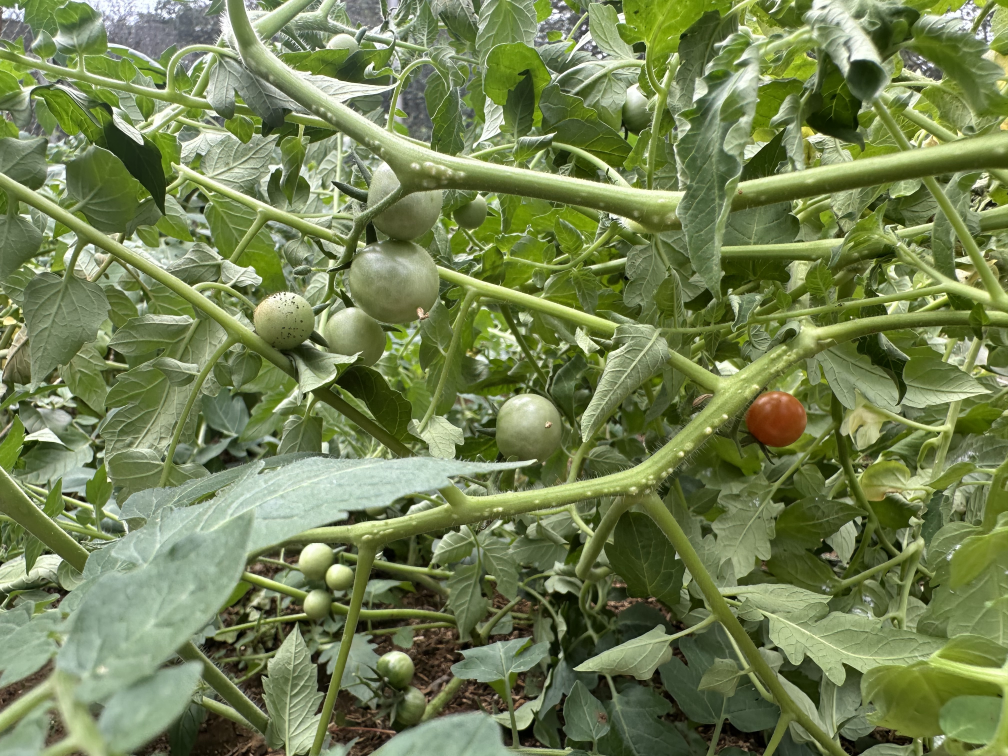
#> input picture data/images/IMG_2771.jpg, 4032 x 3024 px (shown at 1/4 size)
$ python maturity_estimator.py ../data/images/IMG_2771.jpg
#> lines starting #> are read from the running program, lines starting #| are printed output that depends on the picture; after the words box and inside, x2 and y2 are one past the last pixel; in counts of white or black regions, pixels touching at a corner belong together

"""
maturity_estimator.py

Estimador colorimétrico de maduración para tomates recortados desde detecciones.
Diseñado para trabajar sobre un recorte individual (bounding box) y devolver:

- estado USDA estimado
- porcentaje continuo de madurez (0-100)
- confianza de la estimación
- razón de oclusión por hoja/fondo verde
- métricas colorimétricas útiles para depuración / calibración

Notas:
- Esta implementación usa reglas heurísticas robustas y calibrables.
- Los umbrales iniciales están pensados como punto de partida y deben ajustarse
  con una muestra etiquetada de tu propia cámara/entorno.
"""

from __future__ import annotations

from dataclasses import dataclass, asdict
from typing import Any, Dict, Optional, Tuple

import cv2
import numpy as np


# =========================================================
# CONFIGURACIÓN CALIBRABLE
# =========================================================
MIN_VALID_FRUIT_PIXELS = 800

# Verde "vegetativo" (hoja/tallo) en HSV + Lab
HSV_GREEN_LOW = np.array([35, 35, 25], dtype=np.uint8)
HSV_GREEN_HIGH = np.array([95, 255, 255], dtype=np.uint8)

# Umbral Lab a* para diferenciar verde vs rojizo.
# En OpenCV Lab va de 0-255 con 128 ~ 0 real.
LAB_A_GREEN_MAX = 124  # <128 tiende a verde; más bajo = más estricto
LAB_A_RED_MIN = 132    # >128 tiende a rojo

# Umbrales de color por píxel sobre la superficie visible del fruto
# Hue OpenCV: 0-179; amarillo ~ 20-35, verde ~ 35-90, rojo cerca de 0/179
HSV_RED_1_LOW = np.array([0, 40, 20], dtype=np.uint8)
HSV_RED_1_HIGH = np.array([15, 255, 255], dtype=np.uint8)
HSV_RED_2_LOW = np.array([165, 40, 20], dtype=np.uint8)
HSV_RED_2_HIGH = np.array([179, 255, 255], dtype=np.uint8)

HSV_TRANSITION_LOW = np.array([8, 25, 20], dtype=np.uint8)
HSV_TRANSITION_HIGH = np.array([35, 255, 255], dtype=np.uint8)

# Rango conceptual del hue angle (grados, no OpenCV hue)
# Verde ~120°, sobremaduro ~40°
HUE_ANGLE_GREEN = 120.0
HUE_ANGLE_RED = 55.0

# Rango conceptual para a*/b*
A_OVER_B_GREEN = -0.30
A_OVER_B_RED = 1.20

# Penalización por oclusión
OCCLUSION_WARNING_THRESHOLD = 0.20
OCCLUSION_HIGH_THRESHOLD = 0.35

# Penalización por fondo/segmentación pobre
LOW_FRUIT_FILL_THRESHOLD = 0.35


# =========================================================
# MODELOS DE DATOS
# =========================================================
@dataclass
class MaturityMetrics:
    fruit_pixels: int
    crop_pixels: int
    fruit_fill_ratio: float
    occlusion_ratio: float
    pct_green_visible: float
    pct_transition_visible: float
    pct_red_visible: float
    pct_non_green_visible: float
    median_hue_angle_deg: float
    mean_hue_angle_deg: float
    median_a_star: float
    mean_a_star: float
    median_a_over_b: float
    mean_a_over_b: float


@dataclass
class MaturityEstimate:
    usda_stage: str
    maturity_percent: float
    confidence: float
    occlusion_ratio: float
    visible_fruit_ratio: float
    warning: Optional[str]
    metrics: MaturityMetrics

    def to_dict(self) -> Dict[str, Any]:
        payload = asdict(self)
        payload["metrics"] = asdict(self.metrics)
        return payload


# =========================================================
# UTILIDADES COLORIMÉTRICAS
# =========================================================
def _clip01(x: float) -> float:
    return float(max(0.0, min(1.0, x)))


def _safe_div(a: np.ndarray, b: np.ndarray, eps: float = 1e-6) -> np.ndarray:
    return a / np.where(np.abs(b) < eps, eps, b)


def _bgr_to_lab_float(image_bgr: np.ndarray) -> Tuple[np.ndarray, np.ndarray, np.ndarray]:
    lab = cv2.cvtColor(image_bgr, cv2.COLOR_BGR2LAB).astype(np.float32)
    # OpenCV: L 0..255, a/b 0..255 con 128 ~ 0
    l = lab[:, :, 0] * (100.0 / 255.0)
    a = lab[:, :, 1] - 128.0
    b = lab[:, :, 2] - 128.0
    return l, a, b


def _compute_hue_angle_deg(a_star: np.ndarray, b_star: np.ndarray) -> np.ndarray:
    """
    Hue angle clásico en grados usando atan2(b*, a*), rango 0..360.
    """
    hue = np.degrees(np.arctan2(b_star, a_star))
    hue = np.where(hue < 0, hue + 360.0, hue)
    return hue


def _percent(mask: np.ndarray, valid_mask: np.ndarray) -> float:
    denom = int(valid_mask.sum())
    if denom == 0:
        return 0.0
    return float(mask[valid_mask].sum()) / denom


# =========================================================
# SEGMENTACIÓN
# =========================================================
def _initial_fruit_mask(image_bgr: np.ndarray) -> np.ndarray:
    """
    Máscara amplia del fruto visible:
    - excluye fondo negro o muy oscuro
    - prioriza regiones con suficiente saturación/valor o señal cromática
    """
    hsv = cv2.cvtColor(image_bgr, cv2.COLOR_BGR2HSV)
    _, a_star, b_star = _bgr_to_lab_float(image_bgr)

    h = hsv[:, :, 0]
    s = hsv[:, :, 1]
    v = hsv[:, :, 2]

    # Amplio: zonas no muy oscuras y con algo de saturación o cromaticidad
    chroma = np.sqrt(a_star ** 2 + b_star ** 2)

    mask = (
        (v > 25) &
        (
            (s > 20) |
            (chroma > 8.0)
        )
    )

    mask = (mask.astype(np.uint8) * 255)

    kernel = np.ones((5, 5), np.uint8)
    mask = cv2.morphologyEx(mask, cv2.MORPH_OPEN, kernel, iterations=1)
    mask = cv2.morphologyEx(mask, cv2.MORPH_CLOSE, kernel, iterations=2)

    # Quedarse con el mayor componente conexo
    num_labels, labels, stats, _ = cv2.connectedComponentsWithStats(mask, connectivity=8)
    if num_labels <= 1:
        return np.zeros(mask.shape, dtype=bool)

    largest_idx = 1 + np.argmax(stats[1:, cv2.CC_STAT_AREA])
    out = labels == largest_idx

    return out


# [34 lines left out: functions _vegetative_green_mask, _refine_visible_fruit_mask, not called in this run]


# =========================================================
# CLASIFICACIÓN DE PÍXELES DEL FRUTO VISIBLE
# =========================================================
def _classify_visible_pixels(image_bgr: np.ndarray, visible_fruit_mask: np.ndarray) -> Dict[str, np.ndarray]:
    hsv = cv2.cvtColor(image_bgr, cv2.COLOR_BGR2HSV)
    lab = cv2.cvtColor(image_bgr, cv2.COLOR_BGR2LAB)
    a_ch = lab[:, :, 1]

    red1 = cv2.inRange(hsv, HSV_RED_1_LOW, HSV_RED_1_HIGH) > 0
    red2 = cv2.inRange(hsv, HSV_RED_2_LOW, HSV_RED_2_HIGH) > 0
    red_hsv = red1 | red2
    red_lab = a_ch >= LAB_A_RED_MIN
    red_like = red_hsv & red_lab & visible_fruit_mask

    transition_like = (cv2.inRange(hsv, HSV_TRANSITION_LOW, HSV_TRANSITION_HIGH) > 0) & visible_fruit_mask
    # evitar contar rojo como transición
    transition_like = transition_like & (~red_like)

    # "verde visible" aquí significa todavía no maduro dentro del fruto visible,
    # no hoja. Se aproxima por lo que quedó fuera de rojo/transición dentro del fruto visible.
    green_visible = visible_fruit_mask & (~red_like) & (~transition_like)

    return {
        "red_like": red_like,
        "transition_like": transition_like,
        "green_visible": green_visible,
    }


# =========================================================
# MAPEO USDA + % CONTINUO
# =========================================================
def _usda_stage_from_percentages(pct_red: float, pct_non_green: float) -> str:
    """
    Basado en la lógica USDA por porcentaje de superficie con cambio de color.
    """
    if pct_red <= 0.01 and pct_non_green <= 0.05:
        return "green"
    if pct_non_green <= 0.10:
        return "breaker"
    if pct_non_green <= 0.30:
        return "turning"
    if pct_non_green <= 0.60:
        return "pink"
    if pct_non_green <= 0.90:
        return "light_red"
    return "red"


def _normalize_hue_angle_score(median_hue_angle_deg: float) -> float:
    """
    Convierte hue angle a score 0..1 donde:
    - ~120° => 0 (verde)
    - ~55°  => 1 (rojo aceptable)
    """
    span = max(1e-6, HUE_ANGLE_GREEN - HUE_ANGLE_RED)
    clamped_hue = min(max(median_hue_angle_deg, HUE_ANGLE_RED), HUE_ANGLE_GREEN)
    score = (HUE_ANGLE_GREEN - clamped_hue) / span
    return _clip01(score)


def _normalize_a_over_b_score(median_a_over_b: float) -> float:
    span = max(1e-6, A_OVER_B_RED - A_OVER_B_GREEN)
    score = (median_a_over_b - A_OVER_B_GREEN) / span
    return _clip01(score)


def _continuous_percent_from_stage(
    stage: str,
    pct_non_green: float,
    pct_red: float,
    hue_score: float,
    a_over_b_score: float,
) -> float:
    """
    Mapea a porcentaje continuo usando:
    - estado USDA por superficie
    - refinamiento con hue y a*/b*
    """
    stage_ranges = {
        "green": (0.0, 10.0),
        "breaker": (10.0, 20.0),
        "turning": (20.0, 40.0),
        "pink": (40.0, 60.0),
        "light_red": (60.0, 85.0),
        "red": (85.0, 100.0),
    }
    low, high = stage_ranges[stage]

    # score principal por superficie visible
    if stage == "green":
        surface_score = _clip01(pct_non_green / 0.10)
    elif stage == "breaker":
        surface_score = _clip01((pct_non_green - 0.00) / 0.10)
    elif stage == "turning":
        surface_score = _clip01((pct_non_green - 0.10) / 0.20)
    elif stage == "pink":
        surface_score = _clip01((pct_non_green - 0.30) / 0.30)
    elif stage == "light_red":
        # aquí conviene darle más peso al rojo
        mixed = 0.5 * _clip01((pct_non_green - 0.60) / 0.30) + 0.5 * _clip01((pct_red - 0.30) / 0.50)
        surface_score = _clip01(mixed)
    else:  # red
        mixed = 0.6 * _clip01((pct_red - 0.60) / 0.40) + 0.4 * max(hue_score, a_over_b_score)
        surface_score = _clip01(mixed)

    color_refinement = 0.5 * hue_score + 0.5 * a_over_b_score
    combined = 0.9 * surface_score + 0.1 * color_refinement
    return float(low + (high - low) * _clip01(combined))


def _confidence_score(
    fruit_pixels: int,
    crop_pixels: int,
    visible_fruit_pixels: int,
    occlusion_ratio: float,
    pct_red: float,
    pct_non_green: float,
) -> Tuple[float, Optional[str]]:
    """
    Confianza heurística:
    - baja si hay poco fruto útil
    - baja si hay mucha oclusión
    - baja si la segmentación útil ocupa muy poco del recorte
    """
    warning = None

    if fruit_pixels <= 0 or visible_fruit_pixels <= 0:
        return 0.0, "sin_superficie_util"

    fruit_fill_ratio = fruit_pixels / max(1, crop_pixels)
    visible_ratio = visible_fruit_pixels / max(1, fruit_pixels)

    conf = 1.0

    if fruit_pixels < MIN_VALID_FRUIT_PIXELS:
        conf *= 0.65
        warning = "fruto_visible_pequeno"

    if fruit_fill_ratio < LOW_FRUIT_FILL_THRESHOLD:
        conf *= 0.75
        warning = warning or "segmentacion_pobre_o_fondo_excesivo"

    if occlusion_ratio > OCCLUSION_WARNING_THRESHOLD:
        conf *= 0.80
        warning = warning or "oclusion_parcial"

    if occlusion_ratio > OCCLUSION_HIGH_THRESHOLD:
        conf *= 0.65
        warning = "oclusion_alta"

    # si prácticamente todo es verde o prácticamente todo es rojo, normalmente más seguro
    extremeness = max(pct_red, 1.0 - pct_non_green)
    conf *= 0.85 + 0.15 * _clip01(extremeness)

    conf *= 0.75 + 0.25 * _clip01(visible_ratio)

    return _clip01(conf), warning


# =========================================================
# API PRINCIPAL
# =========================================================
def estimate_maturity_from_crop(image_bgr: np.ndarray,fruit_mask: Optional[np.ndarray] = None) -> MaturityEstimate:
    if image_bgr is None or image_bgr.size == 0:
        raise ValueError("image_bgr está vacío o es None")

    if len(image_bgr.shape) != 3 or image_bgr.shape[2] != 3:
        raise ValueError("image_bgr debe ser una imagen BGR de 3 canales")

    h, w = image_bgr.shape[:2]
    crop_pixels = int(h * w)

    # 1) Máscara del fruto:
    # - si viene fruit_mask, usarla directamente
    # - si no viene, usar la heurística actual
    if fruit_mask is not None:
        if fruit_mask.dtype != np.bool_:
            fruit_mask = fruit_mask > 0

        if fruit_mask.shape[:2] != image_bgr.shape[:2]:
            raise ValueError(
                f"fruit_mask debe tener la misma forma espacial que image_bgr. "
                f"mask={fruit_mask.shape[:2]} image={image_bgr.shape[:2]}"
            )

        fruit_mask = fruit_mask.astype(bool)
    else:
        fruit_mask = _initial_fruit_mask(image_bgr)

    fruit_pixels = int(fruit_mask.sum())

    # Si la máscara sale muy pobre, usar fallback amplio
    if fruit_pixels < MIN_VALID_FRUIT_PIXELS:
        hsv = cv2.cvtColor(image_bgr, cv2.COLOR_BGR2HSV)
        fallback = (hsv[:, :, 2] > 25)
        fruit_mask = fallback
        fruit_pixels = int(fruit_mask.sum())

   # 2) Si la máscara viene del dataset, usarla como superficie del fruto.
    # La oclusión por hoja deja de ser una heurística fuerte en este modo.
    if fruit_mask is not None:
        visible_fruit_mask = fruit_mask.copy()
        leaf_mask = np.zeros_like(fruit_mask, dtype=bool)
        visible_fruit_pixels = int(visible_fruit_mask.sum())
        leaf_pixels = 0
    else:
        visible_fruit_mask, leaf_mask = _refine_visible_fruit_mask(image_bgr, fruit_mask)
        visible_fruit_pixels = int(visible_fruit_mask.sum())
        leaf_pixels = int(leaf_mask.sum())

        if visible_fruit_pixels < max(200, MIN_VALID_FRUIT_PIXELS // 4):
            hsv = cv2.cvtColor(image_bgr, cv2.COLOR_BGR2HSV)
            visible_fruit_mask = (hsv[:, :, 2] > 25)
            visible_fruit_pixels = int(visible_fruit_mask.sum())
            leaf_pixels = 0

    # 3) Métricas colorimétricas sobre fruto visible útil
    _, a_star, b_star = _bgr_to_lab_float(image_bgr)
    hue_angle = _compute_hue_angle_deg(a_star, b_star)
    a_over_b = _safe_div(a_star, b_star)

    pixel_classes = _classify_visible_pixels(image_bgr, visible_fruit_mask)
    red_like = pixel_classes["red_like"]
    transition_like = pixel_classes["transition_like"]
    green_visible = pixel_classes["green_visible"]

    pct_red_visible = _percent(red_like, visible_fruit_mask)
    pct_transition_visible = _percent(transition_like, visible_fruit_mask)
    pct_green_visible = _percent(green_visible, visible_fruit_mask)
    pct_non_green_visible = _clip01(pct_red_visible + pct_transition_visible)

    visible_hue = hue_angle[visible_fruit_mask]
    visible_a = a_star[visible_fruit_mask]
    visible_a_over_b = a_over_b[visible_fruit_mask]

    median_hue = float(np.median(visible_hue)) if visible_hue.size else 180.0
    mean_hue = float(np.mean(visible_hue)) if visible_hue.size else 180.0
    median_a = float(np.median(visible_a)) if visible_a.size else -20.0
    mean_a = float(np.mean(visible_a)) if visible_a.size else -20.0
    median_aob = float(np.median(visible_a_over_b)) if visible_a_over_b.size else -1.0
    mean_aob = float(np.mean(visible_a_over_b)) if visible_a_over_b.size else -1.0

    # Como leaf_mask puede incluir parte del fruto verde, limitar su efecto
    raw_occlusion_ratio = float(leaf_pixels) / max(1, fruit_pixels)
    occlusion_ratio = min(raw_occlusion_ratio, 0.30)
    fruit_fill_ratio = float(fruit_pixels) / max(1, crop_pixels)

    # 4) Estado USDA
    stage = _usda_stage_from_percentages(
        pct_red=pct_red_visible,
        pct_non_green=pct_non_green_visible,
    )

    # 5) Porcentaje continuo
    hue_score = _normalize_hue_angle_score(median_hue)
    aob_score = _normalize_a_over_b_score(median_aob)

    maturity_percent = _continuous_percent_from_stage(
        stage=stage,
        pct_non_green=pct_non_green_visible,
        pct_red=pct_red_visible,
        hue_score=hue_score,
        a_over_b_score=aob_score,
    )

    # 6) Confianza
    confidence, warning = _confidence_score(
        fruit_pixels=fruit_pixels,
        crop_pixels=crop_pixels,
        visible_fruit_pixels=visible_fruit_pixels,
        occlusion_ratio=occlusion_ratio,
        pct_red=pct_red_visible,
        pct_non_green=pct_non_green_visible,
    )

    metrics = MaturityMetrics(
        fruit_pixels=fruit_pixels,
        crop_pixels=crop_pixels,
        fruit_fill_ratio=fruit_fill_ratio,
        occlusion_ratio=occlusion_ratio,
        pct_green_visible=pct_green_visible,
        pct_transition_visible=pct_transition_visible,
        pct_red_visible=pct_red_visible,
        pct_non_green_visible=pct_non_green_visible,
        median_hue_angle_deg=median_hue,
        mean_hue_angle_deg=mean_hue,
        median_a_star=median_a,
        mean_a_star=mean_a,
        median_a_over_b=median_aob,
        mean_a_over_b=mean_aob,
    )

    return MaturityEstimate(
        usda_stage=stage,
        maturity_percent=round(float(maturity_percent), 2),
        confidence=round(float(confidence), 3),
        occlusion_ratio=round(float(occlusion_ratio), 3),
        visible_fruit_ratio=round(float(visible_fruit_pixels / max(1, fruit_pixels)), 3),
        warning=warning,
        metrics=metrics,
    )


# [21 lines left out: function visualize_masks, not called in this run]


def estimate_maturity_from_path(
    image_path: str,
    fruit_mask: Optional[np.ndarray] = None
) -> MaturityEstimate:
#> called with image_path = '../data/images/IMG_2771.jpg'
    image_bgr = cv2.imread(image_path)
#> image_bgr is the input picture: shape (3024, 4032, 3); mean B, G, R 82.9, 129.3, 115.1
    if image_bgr is None:
        raise FileNotFoundError(f"No se pudo leer la imagen: {image_path}")
    return estimate_maturity_from_crop(image_bgr, fruit_mask=fruit_mask)
#> in _initial_fruit_mask, `mask = ( (v > 25) & ( (s > 20) | (chroma > 8.0) ) )`:
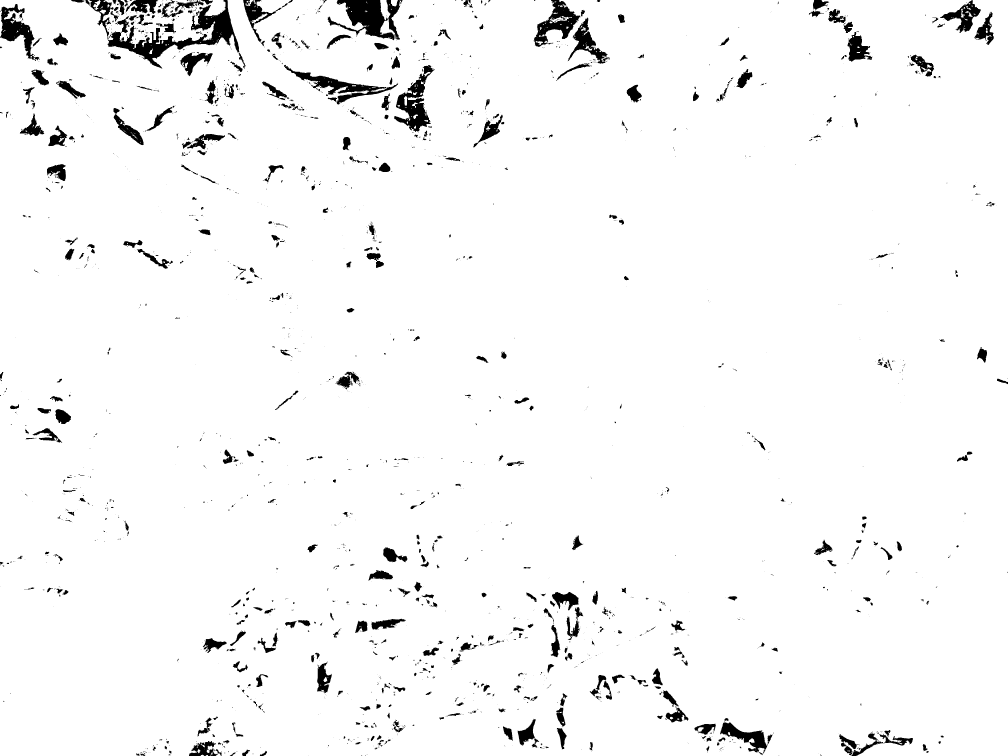
#> mask: shape (3024, 4032) bool (shown at 1/4 size); 96.7% white; 2963 black regions (2245 under 20 px), largest, box (x1, y1, x2, y2) and area: (342, 0, 957, 274) 38557, (1310, 0, 1579, 162) 19248, (1577, 260, 1739, 528) 15991
#> in _initial_fruit_mask, `num_labels, labels, stats, _ = cv2.connectedComponentsWithStats(mask, ..`:
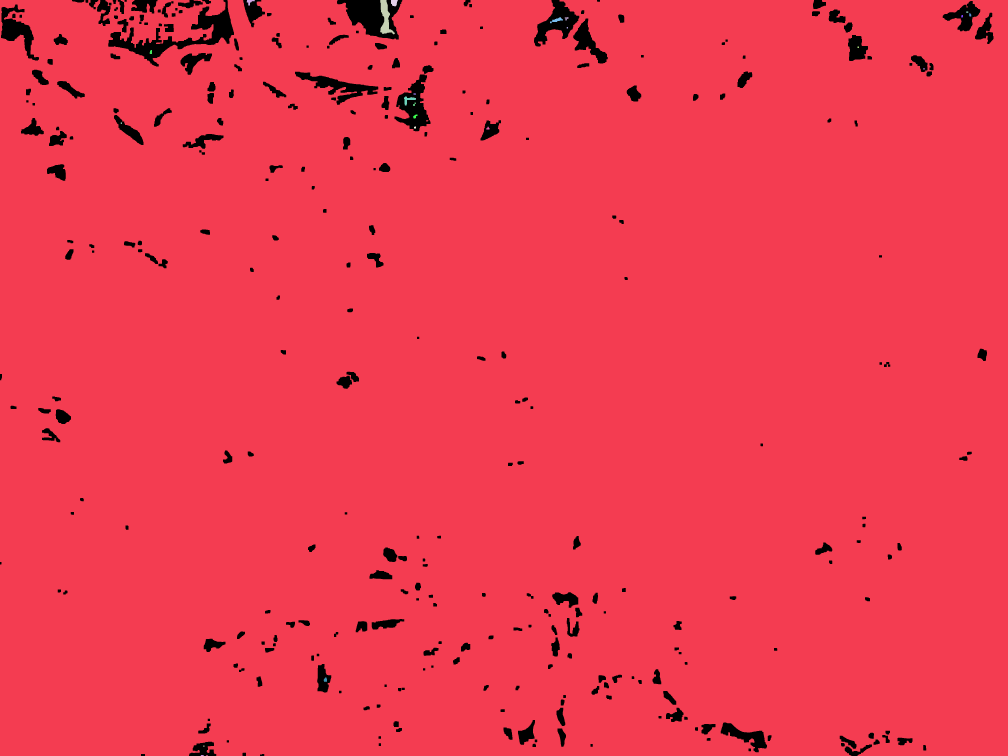
#> labels: shape (3024, 4032) int32 (shown at 1/4 size); 25 distinct labels, from 0 to 24; one colour per label, 0 black
#> in _initial_fruit_mask, `num_labels, labels, stats, _ = cv2.connectedComponentsWithStats(mask, ..`: num_labels = 25; stats = 25 rows, first 6: [0, 0, 3974, 3024, 347618], [0, 0, 4032, 3024, 11837921], [987, 0, 32, 22, 335], [1521, 0, 58, 137, 3793], [1564, 0, 27, 25, 544], [3865, 46, 8, 5, 40]
#> in _initial_fruit_mask, `largest_idx = 1 + np.argmax(stats[1:, cv2.CC_STAT_AREA])`: largest_idx = 1
#> in estimate_maturity_from_crop, `fruit_pixels = int(fruit_mask.sum())`: fruit_pixels = 11837921
#> in _safe_div, `return a / np.where(np.abs(b) < eps, eps, b)`:
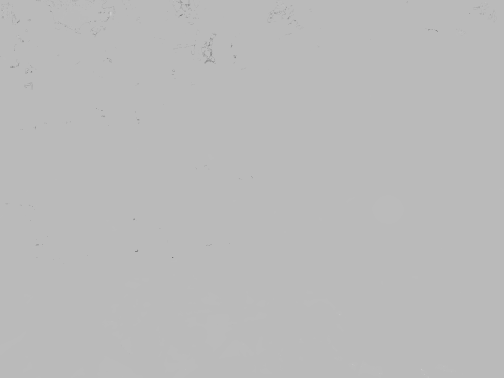
#> returned value: shape (3024, 4032) float32 (shown at 1/8 size); min -11000000, max 4000000, mean -4796.9; drawn with min black and max white
#> in _classify_visible_pixels, `a_ch = lab[:, :, 1]`:
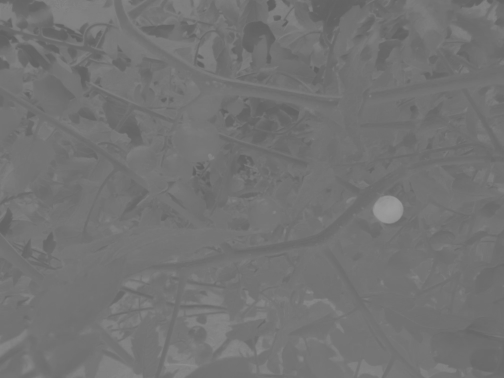
#> a_ch: shape (3024, 4032) (shown at 1/8 size); min 94, max 157, mean 115
#> in _classify_visible_pixels, `red1 = cv2.inRange(hsv, HSV_RED_1_LOW, HSV_RED_1_HIGH) > 0`:
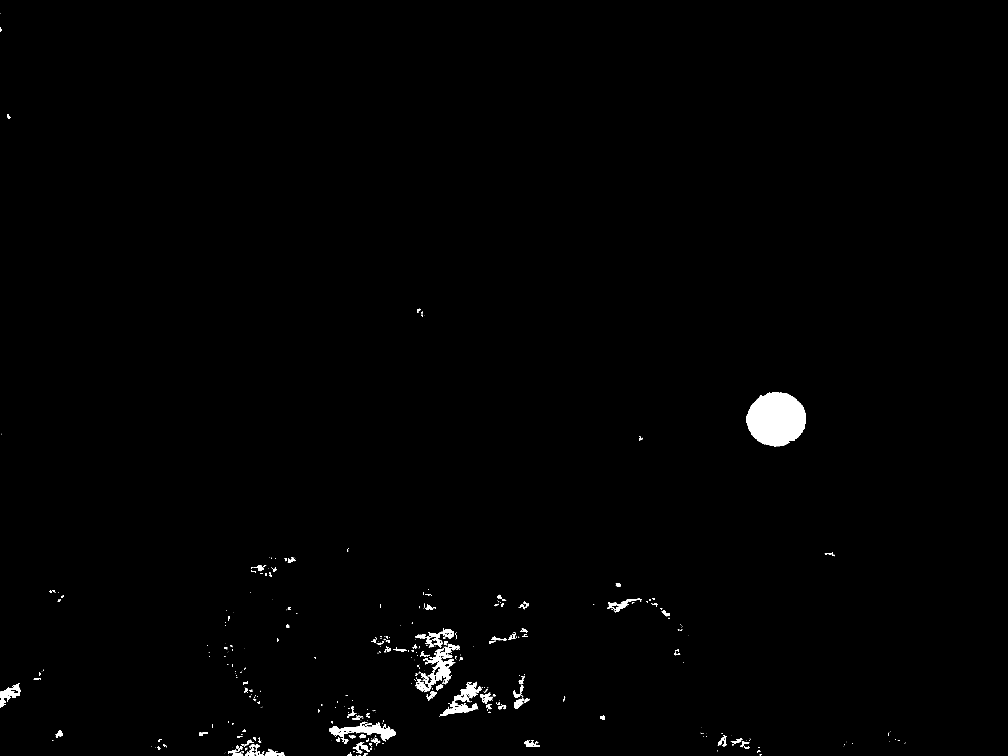
#> red1: shape (3024, 4032) bool (shown at 1/4 size); 0.77% white; 736 white regions (535 under 20 px), largest, box (x1, y1, x2, y2) and area: (2985, 1568, 3224, 1785) 39438, (1317, 2891, 1584, 2966) 7060, (1712, 2590, 1816, 2748) 6781
#> (the rest of the program and of its run is left out)
